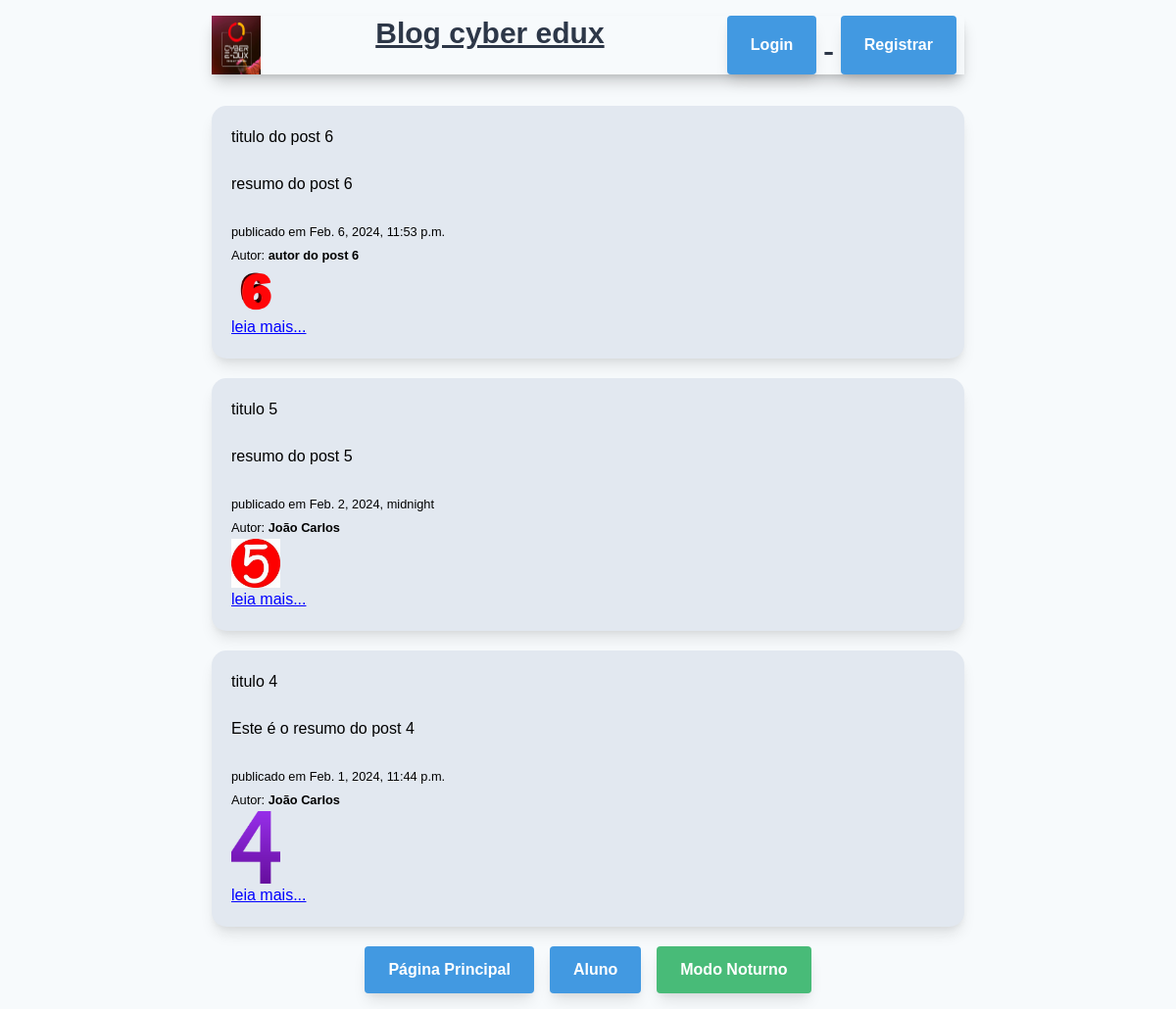
The page / on the database its author committed.
### outraapp/models.py (models this page shows)
class Post(models.Model):
 titulo = models.CharField(max_length=200)
 conteudo = models.TextField()
 publicado_em = models.DateTimeField('date published')
 autor = models.CharField(max_length=100)
 resumo = models.TextField()
 slug = models.SlugField(unique=True)
 img_url = models.CharField(max_length=200)
 class Meta:
  ordering = ['-publicado_em']

### outraapp/views.py (the view)
# urls.py: path('', views.home, name='home'),
def home(request):
    posts = Post.objects.all()
    return render(request, 'home.html', {'posts': posts})

### outraapp/templates/home.html (shortened to what this page needs)
{% extends 'base.html' %}
{% load static %}
{% block conteudo %}
{% for post in posts %}
<div class="card">
    <h2>{{post.titulo}}</h2>
    <br>
    <p>{{post.resumo}}</p>
    <br>
    <small>publicado em {{post.publicado_em}}</small>
    <br>
    <small>Autor: <strong>{{post.autor}}</strong></small>
    <br>
    <img src="{% static 'imagem/'|add:post.img_url %}" alt="{{post.titulo}}" width="50" height="50">
    <a href="{{post.slug}}">leia mais...</a>
</div>
{% endfor %}
{% endblock %}

### outraapp/templates/base.html (shortened to what this page needs)
<!DOCTYPE html>
<html lang="pt-br">
{% load static %}
<head>
    <link href="https://cdn.jsdelivr.net/npm/tailwindcss@2.2.19/dist/tailwind.min.css" rel="stylesheet">
    <link rel="stylesheet" href="{% static 'imagem/estilo.css' %}">
</head>
<body>
    <div class="container mx-auto p-4">
        <div class="text-3xl font-bold underline section-title flex justify-between">
            <img class="logo" src="{% static 'imagem/minha_imagem.jpg' %}" alt="Descrição" width="50" height="50">
            <h1>Blog cyber edux</h1>
            <div>
                {% if user.is_authenticated %}
                Olá, {{ user.username }}!
                <a href="{% url 'logout' %}" class="btn btn-primary mx-2">Logout</a>
                {% if user.is_staff %}
                    <a href="{% url 'create_post' %}" class="btn btn-primary mx-2">Criar Post</a>
                {% endif %}
            {% else %}
                <a href="{% url 'login' %}" class="btn btn-primary mx-2">Login</a>
                <a href="{% url 'register' %}" class="btn btn-primary mx-2">Registrar</a>
            {% endif %}
            </div>
        </div>
        {% block conteudo %}
        {% endblock %}
        <div class="flex justify-center">
            <a href="{% url 'home' %}" class="btn btn-primary mx-2">Página Principal</a>
            <a href="#" class="btn btn-primary mx-2" onclick="alunos()">Aluno</a>
            <button class="btn btn-secondary mx-2" onclick="toggleDarkMode()">Modo Noturno</button>
        </div>
</body>
</html>

### outraapp/static/imagem/estilo.css (style rules this page uses)
body { background-color: #f7fafc; font-family: 'Arial', sans-serif; transition: background-color 0.5s ease; }
.container { max-width: 800px; margin: 0 auto; }
.section-title { color: #2d3748; text-align: center; margin-bottom: 2rem; box-shadow: 0 10px 15px -3px rgba(0, 0, 0, 0.2), 0 4px 6px -2px rgba(0, 0, 0, 0.1); }
.btn { display: inline-block; padding: 0.75rem 1.5rem; font-size: 1rem; font-weight: 600; text-align: center; text-decoration: none; cursor: pointer; border-radius: 0.25rem; transition: all 0.3s ease; box-shadow: 0 10px 15px -3px rgba(0, 0, 0, 0.1), 0 4px 6px -2px rgba(0, 0, 0, 0.05); }
.btn-primary { background-color: #4299e1; color: #ffffff; }
.btn-secondary { background-color: #48bb78; color: #ffffff; }
.card { background-color: #e2e8f0; border-radius: 15px; padding: 20px; margin-bottom: 20px; box-shadow: 0 10px 15px -3px rgba(0, 0, 0, 0.1), 0 4px 6px -2px rgba(0, 0, 0, 0.05); }
.card a { color: blue; text-decoration: underline; }

### rows shown on the page
Post: titulo "titulo do post 6", resumo "resumo do post 6", publicado_em "Feb. 6, 2024, 11:53 p.m.", autor "autor do post 6", img_url (picture)
Post: titulo "titulo 5", resumo "resumo do post 5", publicado_em "Feb. 2, 2024, midnight", autor "João Carlos", img_url (picture)
Post: titulo "titulo 4", resumo "Este é o resumo do post 4", publicado_em "Feb. 1, 2024, 11:44 p.m.", autor "João Carlos", img_url (picture)
